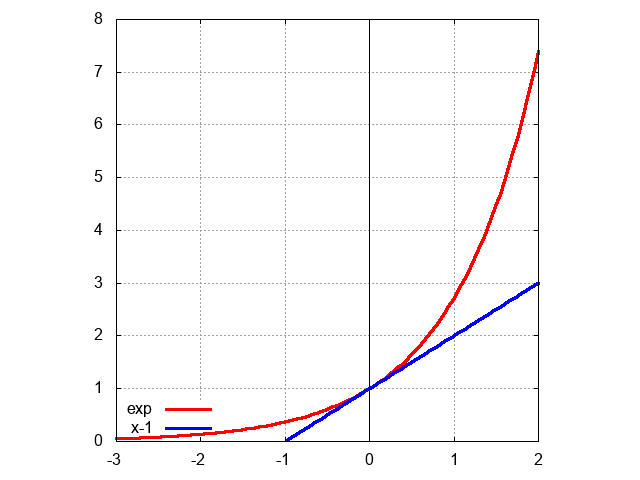

The gnuplot source for this figure:
reset
set terminal postscript enhanced color
set output "exp.ps"
set size square
set grid
set style line 1 lt 1 lw 3 pt 3 linecolor rgb "blue"
set style line 2 lt 1 lw 3 pt 3 linecolor rgb "red"
set key left bottom
set yzeroaxis lt -1
set xzeroaxis lt -1
f(x) = x < -1 ? 0/0 \
: x+1
plot [-3:2] exp(x) w l ls 2 title "exp", f(x) w l ls 1 title "x-1"
